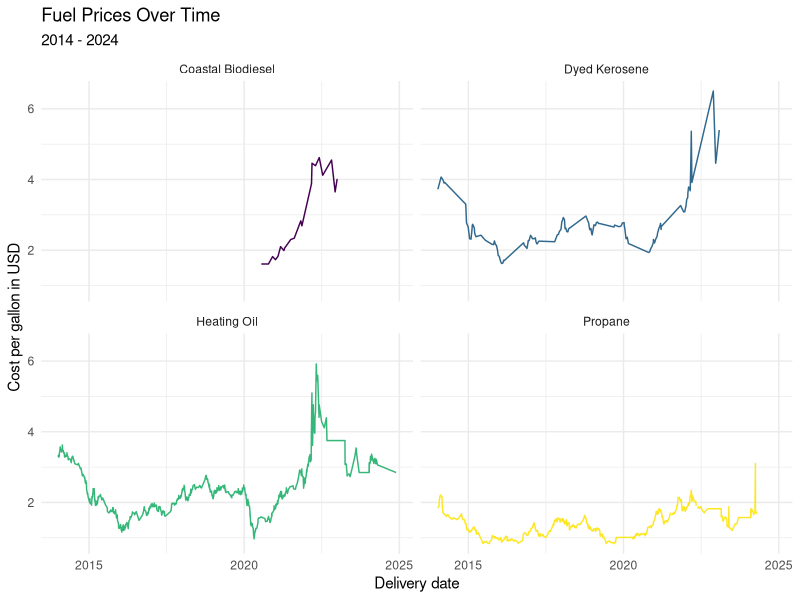
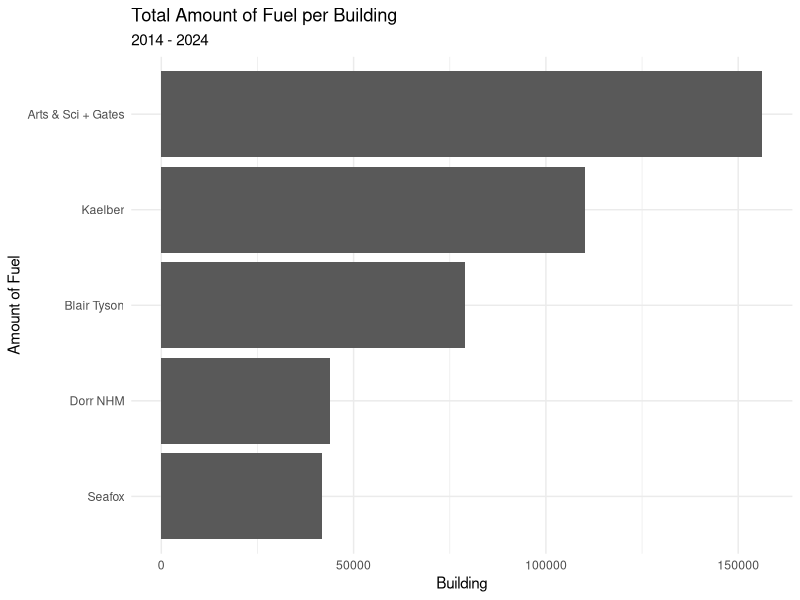
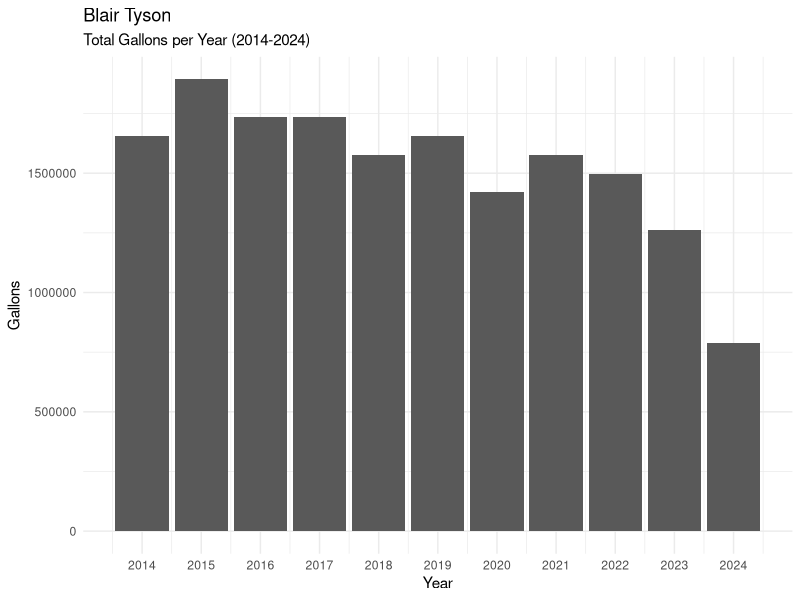
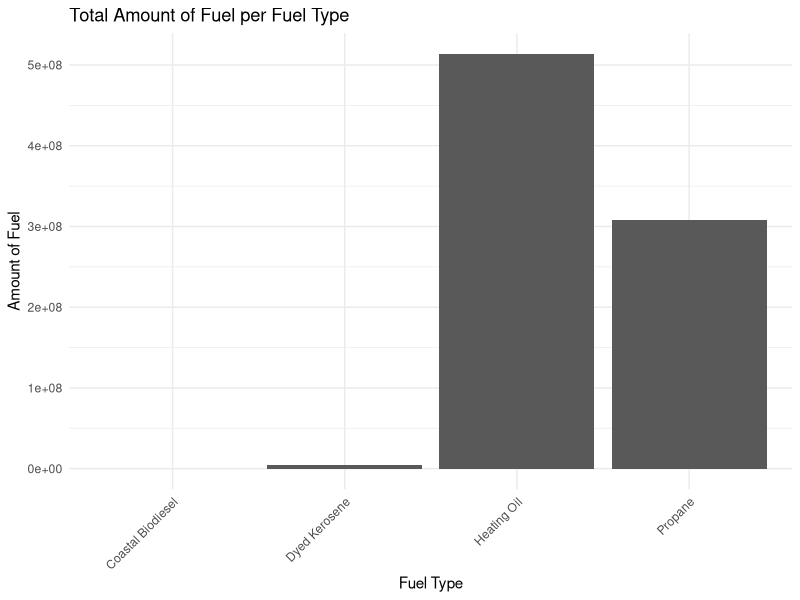
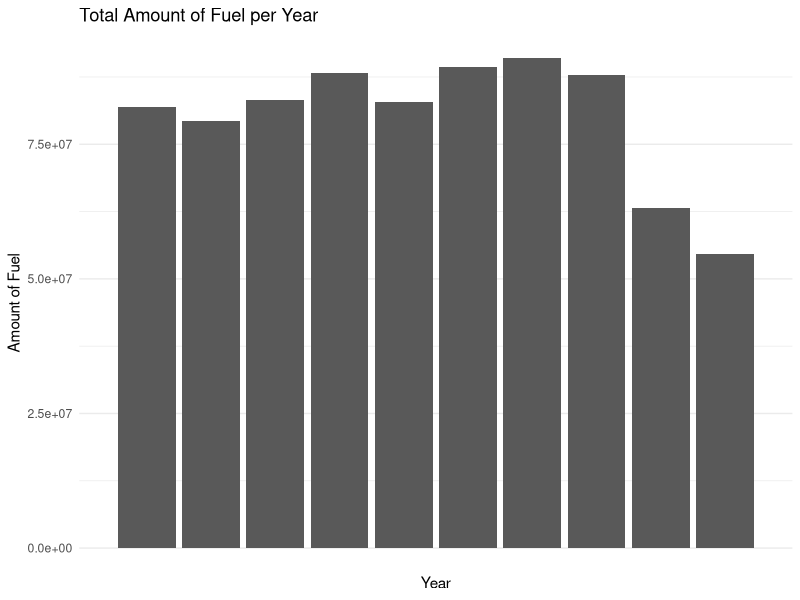
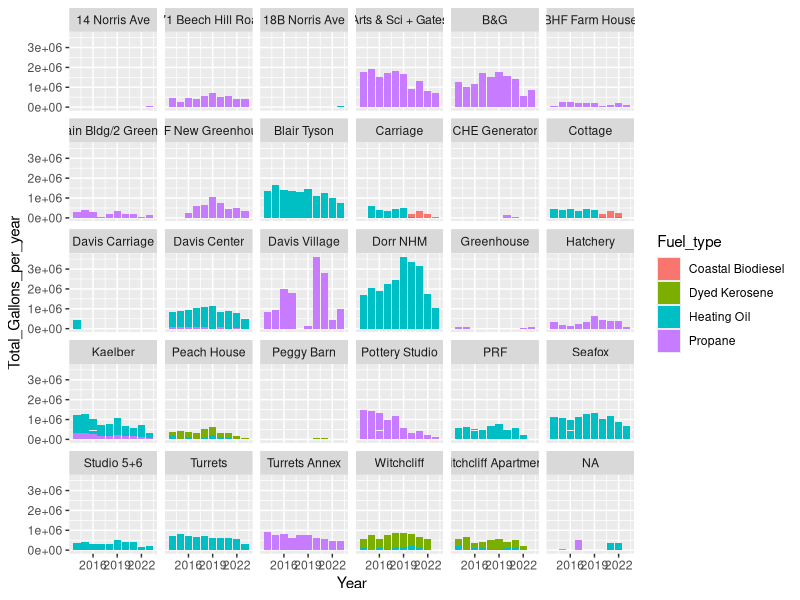
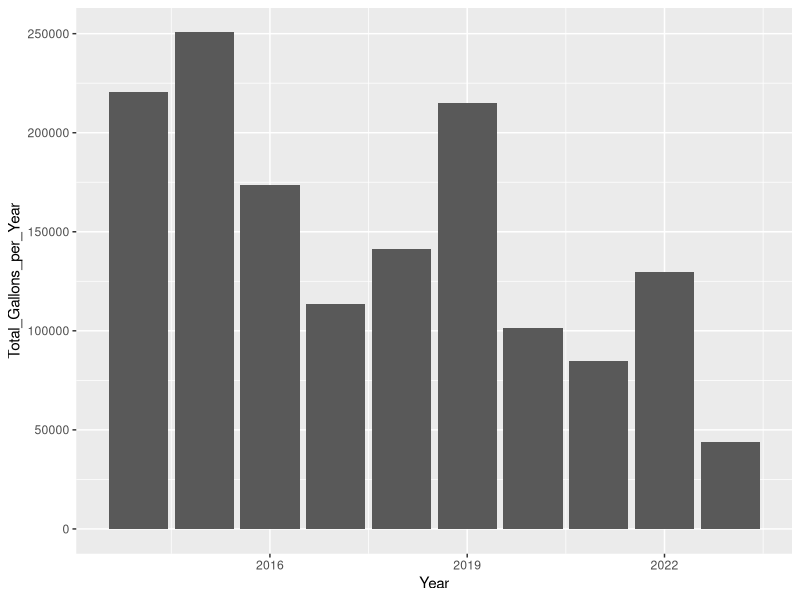
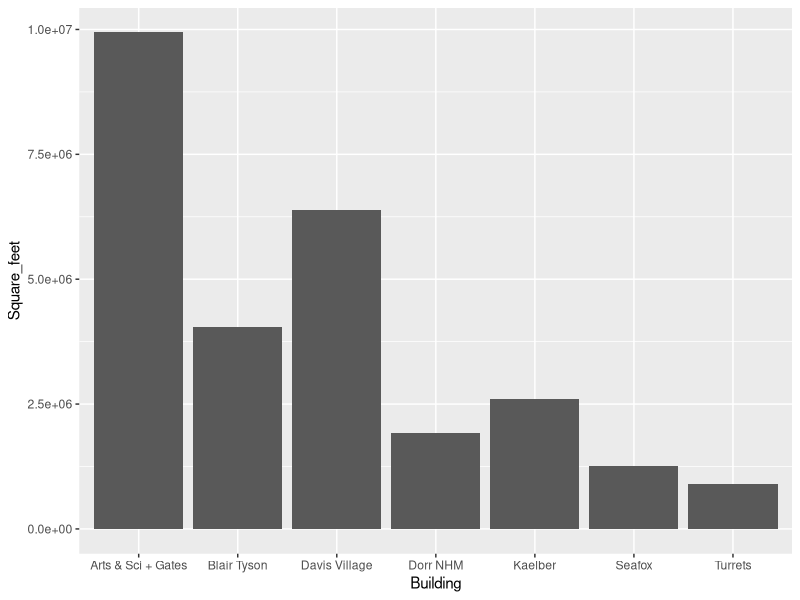

These charts were generated, in order, by the following R code:
## ---- chunk 1
library(tidyverse)
library(broom)
library(readr)
library(lubridate)
library(stringr)
library(dplyr)
## ---- chunk 2
fuels <- read_csv("../data/Dead-River.csv",
                  col_names = c("X1", "X2", 
                                "Delivery_date", "Fuel_type",
                                "Tank_number", "Building",
                                "Gallons", "Unit_cost",
                                "Cost"))
## ---- chunk 3
area <- read_csv("../data/BuildingArea.csv",
                 col_names = c("Building", "Square_feet"))
## ---- chunk 4
fuels <- fuels |>
left_join(area)
## ---- chunk 5
fuels <- fuels |>
select(Delivery_date, Fuel_type, Tank_number, Building, Gallons, Unit_cost, Cost, Square_feet) |>
  filter(Delivery_date != "Delivery Date") |> 
  mutate(Delivery_date = mdy(Delivery_date))
 
## ---- chunk 6
fuels <- fuels |>  
  mutate(Tank_number = case_when(
   Tank_number == "Tank 8" ~ "8",
   Tank_number == "Tank 3" ~ "3",
   Tank_number == "Tank 24" ~ "24",
   Tank_number == "Tank 17" ~ "17",
   TRUE ~ Tank_number
  ),
  Tank_number = as.integer(Tank_number))
## ---- chunk 7
fuels <- fuels |>
  mutate(Cost = case_when(
    Cost == "610.12 cr" ~ "-610.12", # the cr denotes a credit/refund, so here it is changed to a negative numeric value
    TRUE ~ Cost
  ),
  Cost = as.numeric(Cost))
## ---- chunk 8
fuels <- fuels |>  
  mutate(Fuel_type = case_when(
    Fuel_type == "#2 HEATING OIL" ~ "Heating Oil",
    Fuel_type == "#2 Heating Oil" ~ "Heating Oil",
    Fuel_type == "SLPP #2 FUEL OIL" ~ "Heating Oil",
    Fuel_type == "SLP LIQ PROPANE" ~ "Propane",
    Fuel_type == "LIQUID PROPANE" ~ "Propane",
    Fuel_type == "DYED KEROSENE" ~ "Dyed Kerosene",
  TRUE ~ Fuel_type
  ))
## ---- chunk 9
fuels <- fuels |>
  mutate(Gallons = as.numeric(Gallons)) |>
  mutate(Unit_cost = as.numeric(Unit_cost))
## ---- chunk 10
fuels <- fuels |>
  mutate(Year = substr(Delivery_date, 1, 4)) |>
  mutate(Month = substr(Delivery_date, 6, 7)) |>
  mutate(Year = as.numeric(Year)) |>
  mutate(Month = as.numeric(Month))
## ---- chunk 11
fuels <- fuels |>
  mutate(Square_feet = case_when(
    Building == "Turrets" ~ "8400",
    Building == "Turrets Annex" ~ "4200",
    TRUE ~ Square_feet
  )) |>
  mutate(Square_feet = as.numeric(Square_feet))
## ---- chunk 12

# make one big function

# main_total_fuels <- data.frame(
#  Building = unique(fuels$Building),
#  Total_Gallons = unique(fuels$Total_Gallons_per_Building)
# )

# main_total_fuels |>
#   filter(Building == c("Witchcliff Apartments", "Witchcliff","Studio 5+6","PRF",
#                        "Pottery Studio","Peggy Barn", "Peach House", "Hatchery", "Greenhouse", 
#                        "Davis Carriage", "Cottage", "CHE Generator", "Carriage", 
#                        "BHF New Greenhouse", "BHF Main Bldg/2 Greenhouse", "BHF Farm House", 
#                        "18B Norris Ave", "171 Beech Hill Road", "14 Norris Ave")) |>
#   (Other_Gallons <- sum(Total_Gallons))

# with(main_total_fuels, sum(Total_Gallons[Total_Gallons < 9952.2]))

# main_total_fuels <- main_total_fuels |>
#  add_row(Building = "Other", 
#          Total_Gallons = with(main_total_fuels, sum(Total_Gallons[Total_Gallons < #9952.2])))

#main_total_fuels <- main_total_fuels |>
#  filter(Total_Gallons >= 9952.2 | Building == "Other")


## ---- chunk 13
p1 <- starwars |>
  filter(mass < 1000, 
         species %in% c("Human", "Cerean", "Pau'an", "Droid", "Gungan")) |>
  ggplot() +
  geom_point(aes(x = mass, 
                 y = height, 
                 color = species)) +
  labs(x = "Weight (kg)", 
       y = "Height (m)",
       color = "Species",
       title = "Weight and Height of Select Starwars Species",
       caption = paste("This data comes from the starwars api: https://swapi.py43.com"))


ggsave("example-starwars.png", width = 4, height = 4)

ggsave("example-starwars-wide.png", width = 6, height = 4)
## ---- chunk 14
fuels %>% 
  ggplot(mapping = aes(x = Delivery_date, y = Unit_cost, color = Fuel_type)) +
  geom_line() +
  facet_wrap(~ Fuel_type) +
  scale_color_viridis_d() +
  theme_minimal() +
  guides(color = FALSE) +
  labs(title = "Fuel Prices Over Time",
       subtitle = "2014 - 2024",
       x = "Delivery date",
       y = "Cost per gallon in USD")

## ---- chunk 15
fuels |>
  group_by(Building) |>
  summarize(Total_Gallons_per_Building = sum(Gallons), .groups = "drop") |>
  slice_max(order_by = Total_Gallons_per_Building, n = 5) |>
  slice_max(Total_Gallons_per_Building, n = 5) |>
  ggplot(aes(y = fct_reorder(Building, Total_Gallons_per_Building), x = Total_Gallons_per_Building)) +
  geom_col() +
  theme_minimal() +
  guides(color = FALSE) +
  labs(title = "Total Amount of Fuel per Building",
       subtitle = "2014 - 2024",
       x = "Building",
       y = "Amount of Fuel")

## ---- chunk 16
fuels |>
  filter(Building == "Blair Tyson") |>
  group_by(Year) |>
  ggplot(aes(x = Year, y = sum(Gallons))) +
  geom_col() +
  theme_minimal() +
  labs(title = "Blair Tyson",
       subtitle = "Total Gallons per Year (2014-2024)",
       y = "Gallons") +
   scale_x_continuous(breaks = seq(from = 2014, to = 2024, by = 1))
## ---- chunk 17
fuels |>
  group_by(Fuel_type) |>
  mutate(Total_Gallons_per_Fuel_Type = sum(Gallons)) |>
ggplot(aes(x = Fuel_type, y = Total_Gallons_per_Fuel_Type)) +
  geom_col() +
  scale_x_discrete(guide = guide_axis(angle = 45)) +
  theme_minimal() +
  guides(color = FALSE) +
  labs(title = "Total Amount of Fuel per Fuel Type",
       x = "Fuel Type",
       y = "Amount of Fuel")
## ---- chunk 18
fuels |>
  group_by(Fuel_type) |>
  mutate(Total_Gallons_per_Fuel_Type = sum(Gallons)) |>
  filter(Year != 2024) |>
  ggplot(aes(x = Year, y = Total_Gallons_per_Fuel_Type)) +
  geom_col() +
  scale_x_discrete(guide = guide_axis(angle = 45)) +
  theme_minimal() +
  guides(color = FALSE) +
  labs(title = "Total Amount of Fuel per Year",
       x = "Year",
       y = "Amount of Fuel")
## ---- chunk 19

fuels |>
  filter(Year != 2024) |>
  group_by(Year) |>
  mutate(Total_Gallons_per_year = sum(Gallons)) %>% 
  ggplot(aes(x = Year, y = Total_Gallons_per_year, fill = Fuel_type))+
  geom_col() +
  facet_wrap(~Building)
  theme_minimal()

## ---- chunk 20

fuels |>
  filter(Building == "Kaelber" & Year != 2024) |>
  group_by(Year) |>
  #View() |>
  mutate(Total_Gallons_per_Year = sum(Gallons)) |>
  ggplot(aes(x = Year, y = Total_Gallons_per_Year)) +
  geom_col()

## ---- chunk 21

# do factor shift thingy

# ggplot(main_total_fuels, aes(x = "", y = Total_Gallons, fill = Building)) +
#  geom_bar(stat = "identity", width = 1, color = "white") +
#  coord_polar("y", start = 0) +
#  theme_void()

## ---- chunk 22
fuels |>
  filter(Square_feet >= 5000) |>
  ggplot(aes(x = Building, y = Square_feet)) +
  geom_col()
## ---- chunk 23
fuels |>
  filter(Year >= 2019, Year <= 2023) |>
  group_by(Building) |>
  mutate(Total_Gallons_per_Building = sum(Gallons)) |>
  mutate(total_per_sf = (Total_Gallons_per_Building / Square_feet)) |>
  summarize(total_per_sf = unique(total_per_sf)) |>
  filter(total_per_sf > 2) |>
  ggplot(aes(x = Building, y = total_per_sf)) +
  geom_col() +
  labs(title = "Total Gallons per Square Foot",
       subtitle = "Highest 6 Buildings",
       y = "Total Gallons per Square Foot") +
  theme_minimal() +
  coord_flip()
